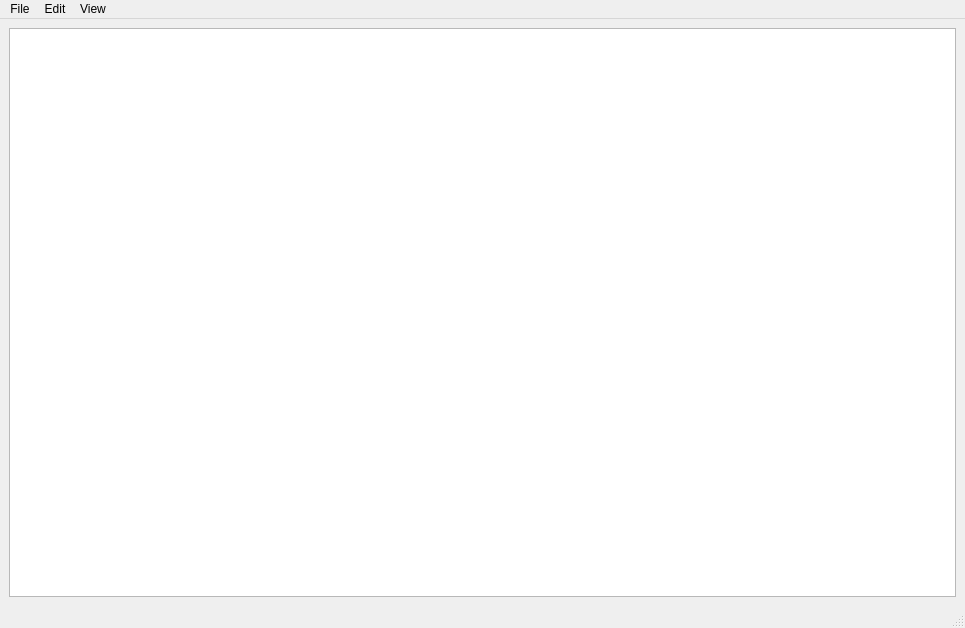
<?xml version="1.0" encoding="UTF-8"?>
<ui version="4.0">
 <class>MainWindow</class>
 <widget class="QMainWindow" name="MainWindow">
  <property name="geometry">
   <rect>
    <x>0</x>
    <y>0</y>
    <width>965</width>
    <height>628</height>
   </rect>
  </property>
  <property name="windowTitle">
   <string>MainWindow</string>
  </property>
  <widget class="QWidget" name="centralwidget">
   <layout class="QGridLayout" name="gridLayout_2">
    <item row="0" column="0">
     <layout class="QGridLayout" name="gridLayout">
      <item row="0" column="0">
       <widget class="QPlainTextEdit" name="textEdit">
        <property name="font">
         <font>
          <pointsize>11</pointsize>
         </font>
        </property>
        <property name="mouseTracking">
         <bool>true</bool>
        </property>
        <property name="autoFillBackground">
         <bool>true</bool>
        </property>
        <property name="tabChangesFocus">
         <bool>false</bool>
        </property>
       </widget>
      </item>
     </layout>
    </item>
   </layout>
  </widget>
  <widget class="QMenuBar" name="menubar">
   <property name="geometry">
    <rect>
     <x>0</x>
     <y>0</y>
     <width>965</width>
     <height>22</height>
    </rect>
   </property>
   <widget class="QMenu" name="menuFile">
    <property name="title">
     <string>File</string>
    </property>
    <addaction name="separator"/>
    <addaction name="actionNew"/>
    <addaction name="actionOpen"/>
    <addaction name="actionSave"/>
    <addaction name="actionPrint"/>
    <addaction name="separator"/>
    <addaction name="actionAbout"/>
    <addaction name="separator"/>
    <addaction name="actionExit"/>
   </widget>
   <widget class="QMenu" name="menuEdit">
    <property name="title">
     <string>Edit</string>
    </property>
    <addaction name="actionUndo_2"/>
    <addaction name="actionRedo_2"/>
    <addaction name="actionCut"/>
   </widget>
   <widget class="QMenu" name="menuView">
    <property name="title">
     <string>View</string>
    </property>
    <widget class="QMenu" name="menuBackground">
     <property name="title">
      <string>Background</string>
     </property>
    </widget>
    <addaction name="menuBackground"/>
   </widget>
   <addaction name="menuFile"/>
   <addaction name="menuEdit"/>
   <addaction name="menuView"/>
  </widget>
  <widget class="QStatusBar" name="statusbar"/>
  <action name="actionNew">
   <property name="text">
    <string>New</string>
   </property>
  </action>
  <action name="actionOpen">
   <property name="text">
    <string>Open</string>
   </property>
  </action>
  <action name="actionSave">
   <property name="text">
    <string>Save as</string>
   </property>
  </action>
  <action name="actionPrint">
   <property name="text">
    <string>Print</string>
   </property>
  </action>
  <action name="actionExit">
   <property name="text">
    <string>Exit</string>
   </property>
  </action>
  <action name="actionUndo_2">
   <property name="text">
    <string>Undo</string>
   </property>
  </action>
  <action name="actionRedo_2">
   <property name="text">
    <string>Redo</string>
   </property>
  </action>
  <action name="actionCut">
   <property name="text">
    <string>Cut</string>
   </property>
  </action>
  <action name="actionAbout">
   <property name="text">
    <string>About</string>
   </property>
  </action>
 </widget>
 <resources/>
 <connections/>
</ui>
